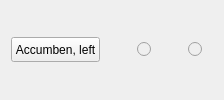
       <widget class="QEvaluationWidget" name="QEvaluationWidget" native="true">
        <layout class="QHBoxLayout" name="horizontalLayout">
         <item>
          <widget class="QPushButton" name="accumben_left">
           <property name="sizePolicy">
            <sizepolicy hsizetype="Preferred" vsizetype="Fixed">
             <horstretch>0</horstretch>
             <verstretch>0</verstretch>
            </sizepolicy>
           </property>
           <property name="minimumSize">
            <size>
             <width>30</width>
             <height>25</height>
            </size>
           </property>
           <property name="text">
            <string>Accumben, left</string>
           </property>
          </widget>
         </item>
         <item>
          <spacer name="horizontalSpacer_5">
           <property name="orientation">
            <enum>Qt::Horizontal</enum>
           </property>
           <property name="sizeType">
            <enum>QSizePolicy::MinimumExpanding</enum>
           </property>
           <property name="sizeHint" stdset="0">
            <size>
             <width>31</width>
             <height>25</height>
            </size>
           </property>
          </spacer>
         </item>
         <item>
          <widget class="QRadioButton" name="accumben_left_good">
           <property name="enabled">
            <bool>false</bool>
           </property>
           <property name="sizePolicy">
            <sizepolicy hsizetype="Fixed" vsizetype="Fixed">
             <horstretch>0</horstretch>
             <verstretch>0</verstretch>
            </sizepolicy>
           </property>
           <property name="minimumSize">
            <size>
             <width>25</width>
             <height>25</height>
            </size>
           </property>
           <property name="text">
            <string notr="true"/>
           </property>
          </widget>
         </item>
         <item>
          <spacer name="horizontalSpacer_1">
           <property name="orientation">
            <enum>Qt::Horizontal</enum>
           </property>
           <property name="sizeType">
            <enum>QSizePolicy::Fixed</enum>
           </property>
           <property name="sizeHint" stdset="0">
            <size>
             <width>20</width>
             <height>25</height>
            </size>
           </property>
          </spacer>
         </item>
         <item>
          <widget class="QRadioButton" name="accumben_left_bad">
           <property name="enabled">
            <bool>false</bool>
           </property>
           <property name="sizePolicy">
            <sizepolicy hsizetype="Fixed" vsizetype="Fixed">
             <horstretch>0</horstretch>
             <verstretch>0</verstretch>
            </sizepolicy>
           </property>
           <property name="minimumSize">
            <size>
             <width>25</width>
             <height>25</height>
            </size>
           </property>
           <property name="text">
            <string/>
           </property>
          </widget>
         </item>
        </layout>
       </widget>
